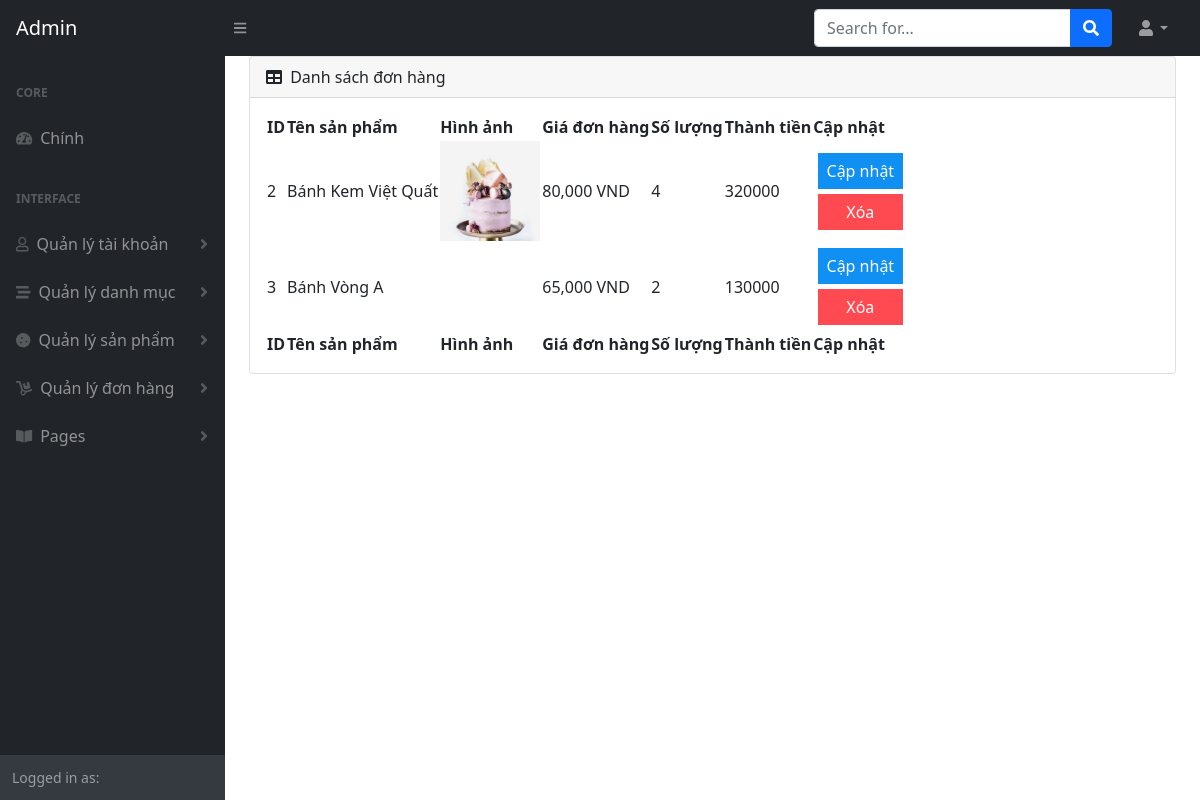
Page /admin/index.php?module=detailsorder&id=2 (signed in) on the committed database.
### tables this page shows
CREATE TABLE `product` (
  `id` int(10) NOT NULL,
  `name` varchar(255) NOT NULL,
  `image` varchar(255) NOT NULL,
  `description` varchar(255) NOT NULL,
  `price` double NOT NULL,
  `cat_id` int(10) NOT NULL
);

### admin/modules/detailsorder.php (the view, shortened to what this page needs)
<?php
    include('../conn.php');
?>
<div class="card mb-4">
        <div class="card-header">
            <i class="fas fa-table me-1"></i>
               Danh sách đơn hàng
        </div>
        <div class="card-body">
            <table id="datatablesSimple">
                <thead>
                    <tr>
                        <th>ID</th>
                        <th>Tên sản phẩm</th>
                        <th>Hình ảnh</th>
                        <th>Giá đơn hàng</th>
                        <th>Số lượng</th>
                        <th>Thành tiền</th>
                        <th>Cập nhật</th>
                    </tr>
                </thead>
                <tfoot>
                    <tr>
                        <th>ID</th>
                        <th>Tên sản phẩm</th>
                        <th>Hình ảnh</th>
                        <th>Giá đơn hàng</th>
                        <th>Số lượng</th>
                        <th>Thành tiền</th>
                        <th>Cập nhật</th>
                    </tr>
                </tfoot>
                <tbody>
                <?php
                    if(isset($_GET["id"]))
                    {
                        $sql_query = "SELECT * FROM `order-details`, `product` WHERE `order-details`.`id`=`product`.`id` AND `order_id` =".$_GET["id"];
                        $result = mysqli_query($connect, $sql_query);
                    }
                    while($row = mysqli_fetch_array($result)) {?>
                    <tr>
                        <td><?php echo $row["orderdetail_id"] ?></td>
                        <td><?php echo $row["name"] ?></td>
                        <td><img src="../upload/<?php echo $row["image"] ?>" alt=""></td>
                        <td><?php echo number_format($row["price"], 0, '', ',') ?> VND</td>
                        <td><?php echo $row["quantity"] ?></td>
                        <td><?php echo $row["total"] ?></td>
                        <td style="width: 15%;">
                            <a href="?module=updateorder&id=<?php echo $row["orderdetail_id"]?>" name="update">Cập nhật</a>
                            <a href="?module=deleteorder&id=<?php echo $row["orderdetail_id"]?>" onclick="return confirm('Bạn có chắc chắn muốn xóa không?')" name="remove">Xóa</a>
                        </td>
                    </tr>
                   <?php }
                   ?>
                </tbody>
                </div>
    </div>

### admin/modules/detailsorder.php (style rules this page uses)
tbody td a { display: block; margin: 5px; text-align: center; }
tbody td a:first-child { padding: 5px; background-color: #0F90F2; color: #fff; text-decoration: none; border: 1px solid #0F90F2; transition: 0.3s; }
tbody td a:nth-child(2) { padding: 5px; background-color: #FF4A52; color: #fff; text-decoration: none; border: 1px solid #FF4A52; transition: 0.3s; }
tbody td img { width: 100px; }

### rows in the picture
order-details: orderdetail_id "2", id.name "Bánh Kem Việt Quất", id.image (picture), id.price "80,000", quantity "4", total "320000"
order-details: orderdetail_id "3", id.name "Bánh Vòng A", id.price "65,000", quantity "2", total "130000"
